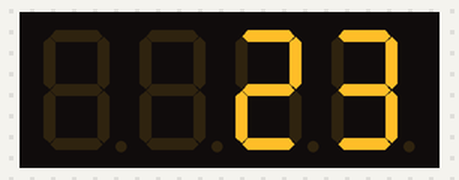
This sketch was run on a simulated Arduino Uno, built with avr-gcc and run on an emulated ATmega328P. On the bench: 4-digit seven-segment display.

Above: at 0.1 s.
At 2.1 s:
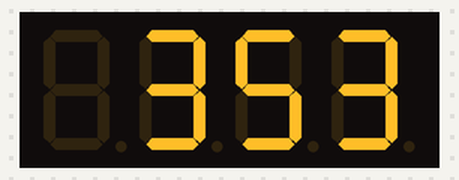
At 4.2 s:
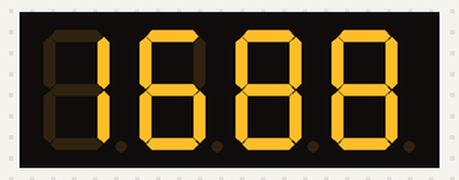

The sketch:

Day18_The_surface_seems.ino
```cpp
/*This example demonstrates how Encryption can be used to send secure messages.

Encyption: the process of converting information or data into a code, especially to prevent unauthorized access.
Decryption: is a process that transforms encrypted information into its original format.

Substitution Cypher: encrypt the plaintext by swapping each letter or symbol in the plaintext by a different symbol as directed by the DECRYPT KEY. Example shown: Kakashi vanishes and is replaced with a stump in front of Sauske.
Ceasar Cypher: XYZ| ABEDEF -> ABCDEF | GHI

Project idea: discover various other cyphers and use them in code projects/ make a game?

Public & Private Key Encryption: The recipient's public key encrypts the message -> The recipient's private key decrypts the message.

Decyption Notes:
- The encrypted program will use the four digit seven segment display code.
- Do not assume pin numbers (ps. pin numbers will depend on your circuit / diagram).
- Ceasar Cypher used here will only substitute letters (does not substitute numbers in their basic form).
- You can copy and paste the code into a website that can decode a Caesar Cipher. (1) https://cryptii.com/pipes/caesar-cipher (2) https://cyberchef.org/#recipe=ROT13(true,true,false,-7)
-- Be sure to #define the CLK and DIO pins correctly! You should be able to then just upload and run it.
-- Arduino.h is found deep within the Arduino.app package: Local Disk (C:) > Program Files (x86) > Arduino > hardware > arduino > avr > cores > arduino > Arduino.h
--- You can also see the Arduino.h file at https://github.com/arduino/ArduinoCore-avr/tree/master/cores/arduino
*/

// Define numbers:
#define ZERO 0
#define ONE 1
#define TWO 2
#define THREE 3
#define FOUR 4
#define FIVE 5
#define SIX 6
#define SEVEN 7
#define EIGHT 8
#define NINE 9

// Include the 7-segment display library
#include <Arduino.h>
#include <TM1637Display.h>

// Module connection pins (Digital Pins)
#define CLK 6
#define DIO 5

// The amount of time (in milliseconds) between tests
#define TEST_DELAY   2000

// Create display object of type TM1637Display:
TM1637Display mySmolBoiDisplay = TM1637Display(CLK, DIO);

//******************************************************************************************************//

void setup() {
}

void loop() {
 mySmolBoiDisplay.setBrightness(0x0f); // hex 0f is the same as decimal 15
 uint8_t data[] = { 0x0, 0x0, 0x0, 0x0 }; //all segments off
 mySmolBoiDisplay.setSegments(data);

 int code1 = TWO*10+THREE ;
 mySmolBoiDisplay.showNumberDec(code1, false, 3, 1); // first code
 //  false doesn't show leading zeros, 3 means show three digits,
 //  1 means start in position one (where the first position is zero)
 delay(TEST_DELAY);
 mySmolBoiDisplay.setSegments(data);


 int code2 = THREE*100+FIVE*10+THREE ;
 mySmolBoiDisplay.showNumberDec(code2, true, 3, 1); //second code
 delay(TEST_DELAY);
 mySmolBoiDisplay.setSegments(data);

 int code3 = 1000+SIX*100+EIGHT*10+EIGHT ;
 mySmolBoiDisplay.showNumberDec(code3, true, 4, 0); //third code
 delay(TEST_DELAY);
}
```

Measured:
- by itself, everything shown: repeats every 6.1 s, in 3 steps
- what the display in image 1 shows lasts 2.0 s, from 2.1 s to 4.1 s
